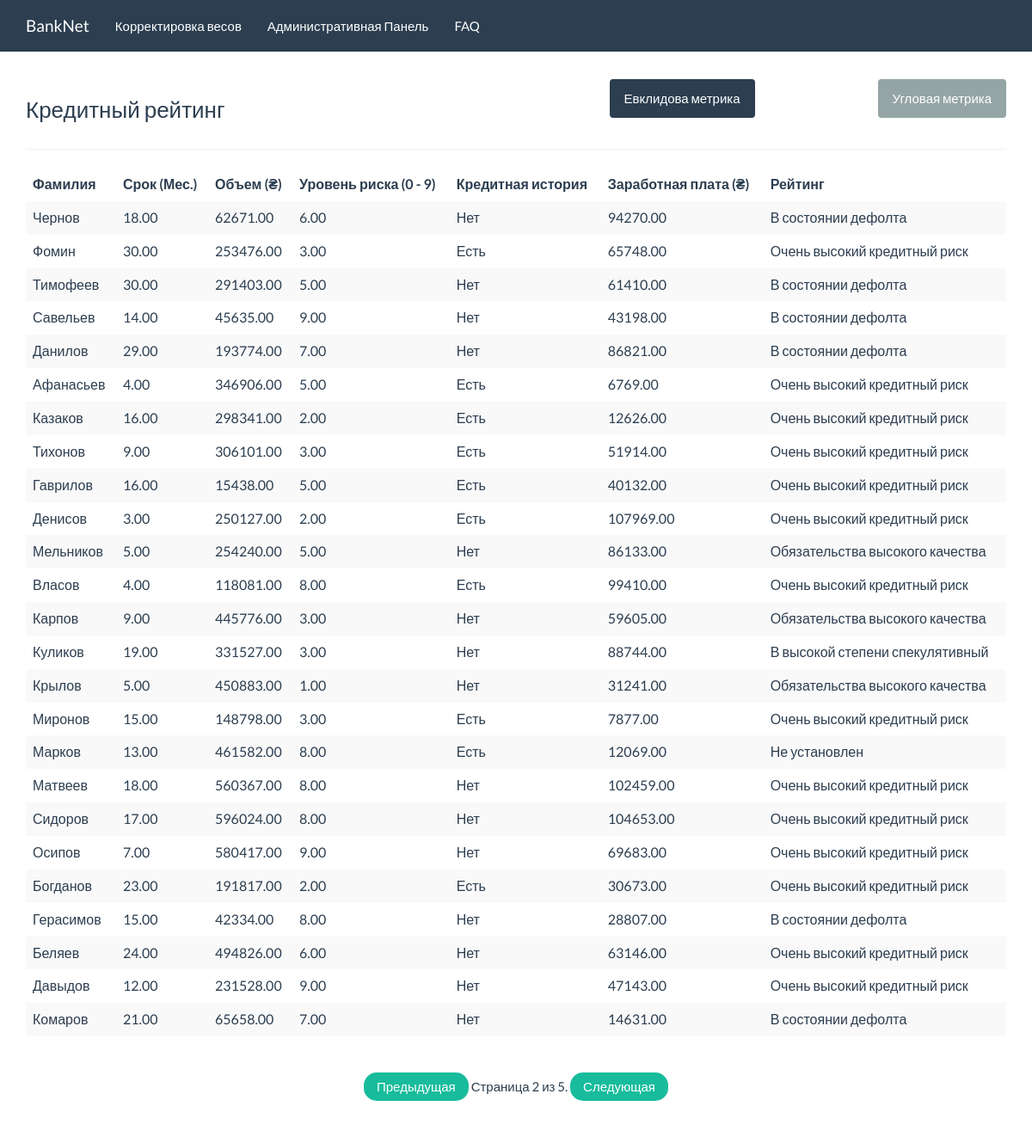
Screenshot of /?page=2 with the database file from the repository.
### banknet/models.py (models this page shows, shortened)
class Rating(models.Model):
    full_name = models.CharField(max_length=255)
    term = models.PositiveSmallIntegerField()
    volume = models.PositiveIntegerField()
    risk_level = models.PositiveSmallIntegerField()
    credit_history = models.BooleanField()
    wages = models.PositiveIntegerField()
    rating = models.DecimalField(max_digits=19, decimal_places=2, blank=True, null=True)

### banknet/views.py (the view)
# urls.py: url(r'^$', views.rating_list, name='rating_list'),
def rating_list(request, method = 'byEuclid'):
    rows = 25
    count = Rating.objects.count()
    page = request.GET.get('page')
    end = rows * int(page if page else 1)
    start = end - rows
    ratings_list = Method.make_retings(Rating.objects.all().order_by('id').reverse()[start:end], method)
    try:
        paginator = Paginator(list(range(0, start)) + list(ratings_list) + list(range(end, count)), rows)
        ratings = paginator.page(page)
    except PageNotAnInteger:
        ratings = paginator.page(1)
    except EmptyPage:
        ratings = paginator.page(paginator.num_pages)
    except Exception:
        ratings = None
    return render(request, 'banknet/rating_list.html', {'ratings': ratings})

### banknet/libraries/Euclid.py (called while the page is built)
    def distance(self, vector):
        return sqrt(reduce((lambda x, y: x+y), map(lambda x: x**2, vector)))

### banknet/libraries/KohonenNet.py (called while the page is built)
    @method.setter
    def method(self, value):
        self.__method = value

### banknet/services.py (called while the page is built)
    @staticmethod
    def get_weight():
        with open(Method.__project_dir + Method.__method + 'Result.json') as data_file:
            weight = json.load(data_file)
        return weight

### banknet/templates/banknet/rating_list.html
{% extends 'banknet/base.html' %}
{% block content %}
    <div class="row">
        <div class="col-xs-3">
            <h3>Кредитный рейтинг</h3>
        </div>
        <div class="col-xs-6">
            <a href="{% url 'rating_list' method='byEuclid' %}?page={{ ratings.number}}" class="btn btn-{% if 'byEuclid' in request.path or 'byAngle' not in request.path %}primary{% else %}default{% endif %} pull-right">Евклидова метрика</a>
        </div>
        <div class="col-xs-3">
            <a href="{% url 'rating_list' method='byAngle' %}?page={{ ratings.number}}"
            class="btn btn-{% if 'byAngle' in request.path %}primary{% else %}default{% endif %} pull-right">Угловая метрика</a>
        </div>
    </div>
    <div class="row">
        <div class="col-xs-12">
            <hr>
            <table class="table table-striped table-hover ">
                <thead>
                    <tr>
                        <th>Фамилия</th>
                        <th>Срок (Мес.)</th>
                        <th>Объем (₴)</th>
                        <th>Уровень риска (0 - 9)</th>
                        <th>Кредитная история</th>
                        <th>Заработная плата (₴)</th>
                        <th>Рейтинг</th>
                    </tr>
                </thead>
                <tbody>
                {% for rating in ratings %}
                    <tr>
                        <td>{{ rating.full_name }}</td>
                        <td>{{ rating.term|floatformat:2 }}</td>
                        <td>{{ rating.volume|floatformat:2 }}</td>
                        <td>{{ rating.risk_level|floatformat:2 }}</td>
                        <td>{{ rating.credit_history|yesno:'Есть,Нет' }}</td>
                        <td>{{ rating.wages|floatformat:2 }}</td>
                        <td>{{ rating.rating }}</td>
                    </tr>
                {% endfor %}
                </tbody>
            </table>
        </div>
    </div>
    <div class="row">
        <div class="col-xs-4 col-xs-offset-4" style="text-align: center;">
            <ul class="pager">
                {% if ratings.has_previous %}
                <li><a href="?page={{ ratings.previous_page_number }}">Предыдущая</a></li>
                {% endif %}
                <span class="current">
                    Страница {{ ratings.number }} из {{ ratings.paginator.num_pages }}.
                </span>
                {% if ratings.has_next %}
                <li><a href="?page={{ ratings.next_page_number }}">Следующая</a></li>
                {% endif %}
            </ul>
        </div>
    </div>
{% endblock content %}

### rows the page displays
Rating: full_name "Чернов", term "18.00", volume "62671.00", risk_level "6.00", credit_history "Нет", wages "94270.00", rating "В состоянии дефолта"
Rating: full_name "Фомин", term "30.00", volume "253476.00", risk_level "3.00", credit_history "Есть", wages "65748.00", rating "Очень высокий кредитный риск"
Rating: full_name "Тимофеев", term "30.00", volume "291403.00", risk_level "5.00", credit_history "Нет", wages "61410.00", rating "В состоянии дефолта"
Rating: full_name "Савельев", term "14.00", volume "45635.00", risk_level "9.00", credit_history "Нет", wages "43198.00", rating "В состоянии дефолта"
Rating: full_name "Данилов", term "29.00", volume "193774.00", risk_level "7.00", credit_history "Нет", wages "86821.00", rating "В состоянии дефолта"
Rating: full_name "Афанасьев", term "4.00", volume "346906.00", risk_level "5.00", credit_history "Есть", wages "6769.00", rating "Очень высокий кредитный риск"
Rating: full_name "Казаков", term "16.00", volume "298341.00", risk_level "2.00", credit_history "Есть", wages "12626.00", rating "Очень высокий кредитный риск"
Rating: full_name "Тихонов", term "9.00", volume "306101.00", risk_level "3.00", credit_history "Есть", wages "51914.00", rating "Очень высокий кредитный риск"
Rating: full_name "Гаврилов", term "16.00", volume "15438.00", risk_level "5.00", credit_history "Есть", wages "40132.00", rating "Очень высокий кредитный риск"
Rating: full_name "Денисов", term "3.00", volume "250127.00", risk_level "2.00", credit_history "Есть", wages "107969.00", rating "Очень высокий кредитный риск"
Rating: full_name "Мельников", term "5.00", volume "254240.00", risk_level "5.00", credit_history "Нет", wages "86133.00", rating "Обязательства высокого качества"
Rating: full_name "Власов", term "4.00", volume "118081.00", risk_level "8.00", credit_history "Есть", wages "99410.00", rating "Очень высокий кредитный риск"
Rating: full_name "Карпов", term "9.00", volume "445776.00", risk_level "3.00", credit_history "Нет", wages "59605.00", rating "Обязательства высокого качества"
Rating: full_name "Куликов", term "19.00", volume "331527.00", risk_level "3.00", credit_history "Нет", wages "88744.00", rating "В высокой степени спекулятивный"
Rating: full_name "Крылов", term "5.00", volume "450883.00", risk_level "1.00", credit_history "Нет", wages "31241.00", rating "Обязательства высокого качества"
Rating: full_name "Миронов", term "15.00", volume "148798.00", risk_level "3.00", credit_history "Есть", wages "7877.00", rating "Очень высокий кредитный риск"
Rating: full_name "Марков", term "13.00", volume "461582.00", risk_level "8.00", credit_history "Есть", wages "12069.00", rating "Не установлен"
Rating: full_name "Матвеев", term "18.00", volume "560367.00", risk_level "8.00", credit_history "Нет", wages "102459.00", rating "Очень высокий кредитный риск"
Rating: full_name "Сидоров", term "17.00", volume "596024.00", risk_level "8.00", credit_history "Нет", wages "104653.00", rating "Очень высокий кредитный риск"
Rating: full_name "Осипов", term "7.00", volume "580417.00", risk_level "9.00", credit_history "Нет", wages "69683.00", rating "Очень высокий кредитный риск"
Rating: full_name "Богданов", term "23.00", volume "191817.00", risk_level "2.00", credit_history "Есть", wages "30673.00", rating "Очень высокий кредитный риск"
Rating: full_name "Герасимов", term "15.00", volume "42334.00", risk_level "8.00", credit_history "Нет", wages "28807.00", rating "В состоянии дефолта"
Rating: full_name "Беляев", term "24.00", volume "494826.00", risk_level "6.00", credit_history "Нет", wages "63146.00", rating "Очень высокий кредитный риск"
Rating: full_name "Давыдов", term "12.00", volume "231528.00", risk_level "9.00", credit_history "Нет", wages "47143.00", rating "Очень высокий кредитный риск"
Rating: full_name "Комаров", term "21.00", volume "65658.00", risk_level "7.00", credit_history "Нет", wages "14631.00", rating "В состоянии дефолта"

### other values shown
{{ ratings.number }} "2"
{{ ratings.paginator.num_pages }} "5"
